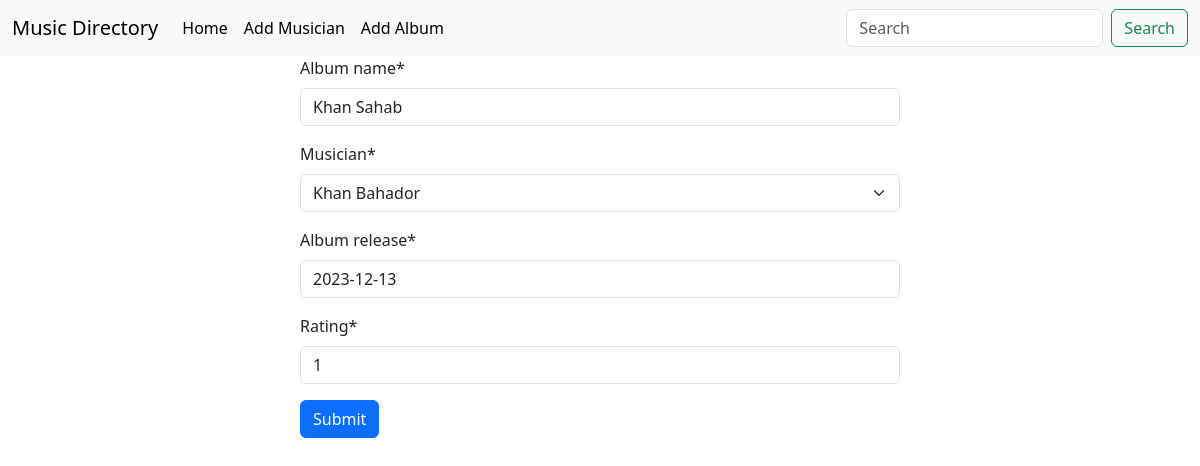
/music/editalbum/10/, run on the app's committed database.
### first_app/models.py (models this page shows, shortened)
class AlbumModel(models.Model):
    album_name = models.CharField(max_length=30)
    musician = models.ForeignKey(MusicModel, on_delete=models.CASCADE)
    album_release = models.DateField(default=datetime.date.today)
    rating = models.IntegerField(validators=[MinValueValidator(1), MaxValueValidator(5)])

### first_app/views.py (the view)
# urls.py: path('editalbum/<int:id>/', views.editalbum, name='EditA'),
def editalbum(request, id):
    album = models.AlbumModel.objects.get(pk=id)
    album_form = forms.AlbumForm(instance=album)
    if request.method == 'POST':
        album_form = forms.AlbumForm(request.POST, instance=album)
        if album_form.is_valid():
            album_form.save()
            return redirect('Home')
    return render(request, 'musician.html', {'form': album_form})

### first_app/forms.py
class AlbumForm(forms.ModelForm):
    class Meta:
        model = models.AlbumModel
        fields = '__all__'

### first_app/models.py (called while the page is built)
    def __str__(self):
        return self.first_name + " " + self.last_name

### first_app/templates/musician.html (shortened to what this page needs)
{% extends 'base.html' %}
{% load crispy_forms_tags %}
{% block content %}
<form action="" style="width: 50%; margin: auto;" method="POST">
    {{ form | crispy }}
    <button class="btn btn-primary">Submit</button>
</form>
{% endblock %}

### data on the page
AlbumModel: album_name "Khan Sahab", musician "Khan Bahador", album_release "2023-12-13", rating "1"
